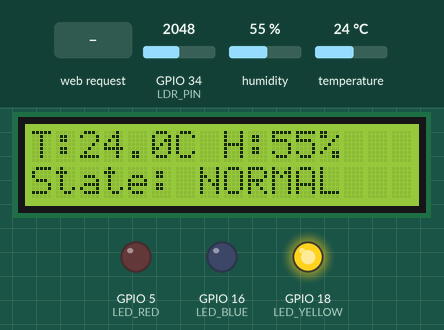
Bench run of a sketch on a simulated ESP32. Parts: 16×2 character LCD, output pins drawn as LEDs (lit = HIGH). Inputs (shaded band) come from the test bench; at power-on: humidity 55 %, temperature 24 °C, GPIO 34 (LDR_PIN) = 2048 (analog values on the 0–4095 scale). WiFi joins after 1.5 s; servers stay silent unless stated; what the sketch prints to the serial monitor is not drawn.

Above: at 6.7 s.
6.8 s: humidity set to 73 %
At 10.6 s:
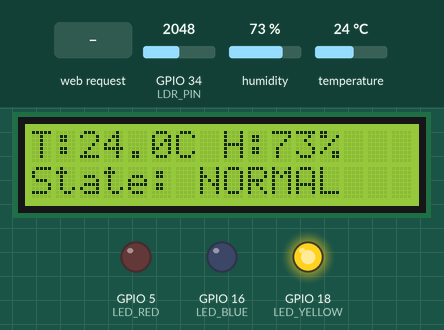
11.0 s: humidity set to 76 %
At 14.7 s:
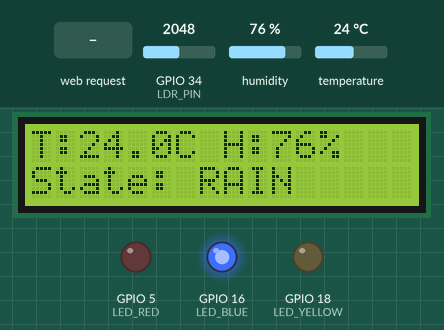
15.0 s: HTTP request GET /api/set?mode=SUNNY received
At 16.2 s:
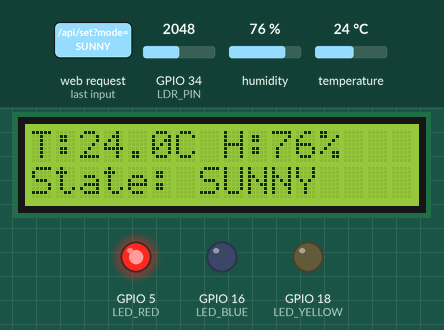
16.5 s: HTTP request GET /api/set?mode=NORMAL received
At 17.5 s:
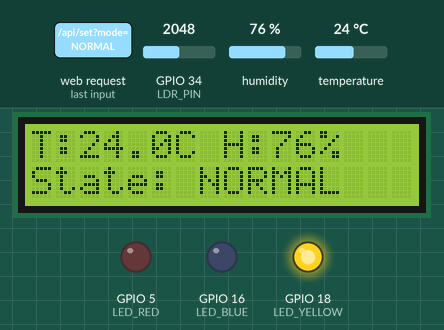
18.0 s: temperature set to 12 °C
At 22.2 s:
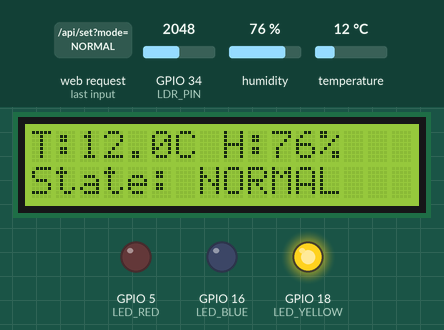
23.0 s: HTTP request GET /api/set?mode=RAIN received
At 23.6 s:
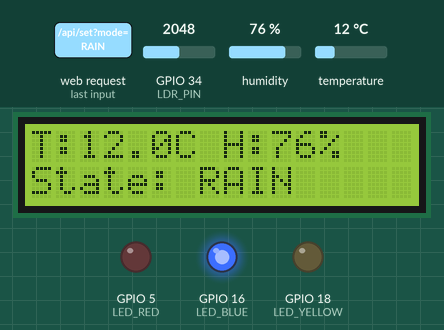
Timing chart, 0 to 25.5 s (numbered marks = the images above; inputs shaded):
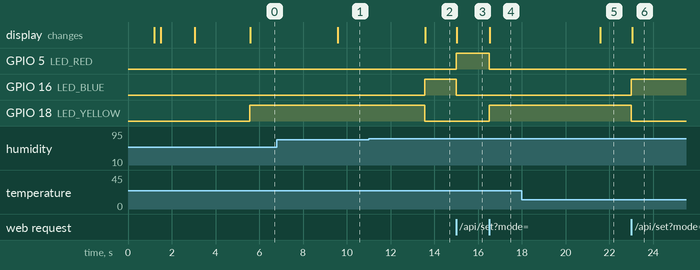

The sketch:

v2-esp32_weather_node.ino
```cpp
/*
  Smart Weather Lamp — Digital Twin (Hardware Node)
  DGT01 1930 โครงงานเครือข่ายไร้สายและอินเทอร์เน็ตของสรรพสิ่ง

  การต่อขาที่ใช้งานจริง:
  - DHT22 Data : GPIO14
  - LDR Analog : GPIO34
  - LED น้ำเงิน : GPIO16 (RAIN)
  - LED เหลือง : GPIO18 (NORMAL)
  - LED แดง    : GPIO5  (SUNNY)
  - LCD SDA    : GPIO21
  - LCD SCL    : GPIO22
*/

#include <WiFi.h>
#include <WebServer.h>
#include <Wire.h>
#include <LiquidCrystal_I2C.h>
#include <DHT.h>

// ---------- 1. ตั้งค่า Wi-Fi Hotspot มือถือ ----------
// ใส่ชื่อและรหัสผ่าน Hotspot ของโทรศัพท์มือถือ (ต้องเป็นความถี่ 2.4 GHz)
const char* WIFI_SSID     = "MP.A1";
const char* WIFI_PASSWORD = "600058944";

// ---------- 2. กำหนดขา Pin และเซนเซอร์ ----------
#define DHTPIN      14     // DHT DATA Pin (GPIO14)
#define DHTTYPE     DHT22  // DHT22 (AM2302)
#define LDR_PIN     34     // LDR ADC Pin (GPIO34)

#define LED_BLUE    16     // LED น้ำเงิน (RAIN)
#define LED_YELLOW  18     // LED เหลือง (NORMAL)
#define LED_RED     5      // LED แดง (SUNNY)

#define LCD_COLS    16
#define LCD_ROWS    2

// ตั้งเป็น true หากวงจร LDR ต่อสลับฝั่ง (เช่น ตอนมืดค่าพุ่ง 4095 ตอนสว่างค่าลด)
const bool INVERT_LDR = false;

const float HUMIDITY_RAIN_THRESHOLD = 75.0;
const int   LIGHT_SUNNY_THRESHOLD   = 3000;

DHT dht(DHTPIN, DHTTYPE);
LiquidCrystal_I2C* lcd = nullptr;
WebServer server(80);

String overrideState = "";
String currentState  = "NORMAL";
unsigned long lastRead = 0;
const unsigned long READ_INTERVAL = 2000;

float currentTemp = 28.0;
float currentHum  = 60.0;
int   currentLight = 1500;

// ---------- ฟังก์ชันค้นหา I2C Address ของจอ LCD อัตโนมัติ ----------
uint8_t detectLcdAddress() {
  uint8_t addresses[] = {0x27, 0x3F, 0x20, 0x38};
  for (uint8_t addr : addresses) {
    Wire.beginTransmission(addr);
    if (Wire.endTransmission() == 0) {
      Serial.printf("[I2C] พบจอ LCD ที่ Address: 0x%02X\n", addr);
      return addr;
    }
  }
  Serial.println("[I2C] ไม่พบจออัตโนมัติ ใช้ค่าเริ่มต้น 0x27");
  return 0x27;
}

// ---------- ฟังก์ชันควบคุมไฟ LED ----------
void updateLeds(const String &state) {
  digitalWrite(LED_BLUE,   state == "RAIN"   ? HIGH : LOW);
  digitalWrite(LED_YELLOW, state == "NORMAL" ? HIGH : LOW);
  digitalWrite(LED_RED,    state == "SUNNY"  ? HIGH : LOW);
}

// ---------- ฟังก์ชันแสดงผลบนจอ LCD ----------
void updateLcd(float temp, float humidity, const String &state) {
  if (!lcd) return;
  char line1[17];
  char line2[17];

  snprintf(line1, sizeof(line1), "T:%.1fC H:%.0f%%    ", temp, humidity);
  snprintf(line2, sizeof(line2), "State: %-9s", state.c_str());

  lcd->setCursor(0, 0);
  lcd->print(line1);
  lcd->setCursor(0, 1);
  lcd->print(line2);
}

// ---------- ส่งข้อมูล JSON ออกทาง Web Serial ----------
void sendJson(float temp, float humidity, int lightRaw, const String &state) {
  Serial.print("{\"temp\":");
  Serial.print(temp, 1);
  Serial.print(",\"humidity\":");
  Serial.print(humidity, 1);
  Serial.print(",\"light\":");
  Serial.print(lightRaw);
  Serial.print(",\"state\":\"");
  Serial.print(state);
  Serial.println("\"}");
}

// ---------- วิเคราะห์สภาพอากาศ ----------
String classifyWeather(float humidity, int lightRaw) {
  if (humidity >= HUMIDITY_RAIN_THRESHOLD) {
    return "RAIN";
  } else if (lightRaw >= LIGHT_SUNNY_THRESHOLD) {
    return "SUNNY";
  } else {
    return "NORMAL";
  }
}

// ---------- REST API Handlers (สำหรับ Mobile App & Web App) ----------
void handleApiTelemetry() {
  server.sendHeader("Access-Control-Allow-Origin", "*");
  String json = "{\"temp\":" + String(currentTemp, 1) +
                ",\"humidity\":" + String(currentHum, 1) +
                ",\"light\":" + String(currentLight) +
                ",\"state\":\"" + currentState + "\"}";
  server.send(200, "application/json", json);
}

void handleApiSetState() {
  server.sendHeader("Access-Control-Allow-Origin", "*");
  if (server.hasArg("mode")) {
    String mode = server.arg("mode");
    mode.toUpperCase();
    if (mode == "RAIN" || mode == "NORMAL" || mode == "SUNNY") {
      overrideState = mode;
      currentState  = mode;
      updateLeds(overrideState);
      updateLcd(currentTemp, currentHum, currentState);
      server.send(200, "text/plain", "OK: " + mode);
      Serial.println("[WIFI 📱 สั่งงาน] สลับสถานะเป็น " + mode);
      return;
    } else if (mode == "AUTO" || mode == "RESET") {
      overrideState = "";
      currentState = classifyWeather(currentHum, currentLight);
      updateLeds(currentState);
      updateLcd(currentTemp, currentHum, currentState);
      server.send(200, "text/plain", "OK: AUTO");
      Serial.println("[WIFI 📱 สั่งงาน] คืนค่าสู่โหมด AUTO");
      return;
    }
  }
  server.send(400, "text/plain", "Invalid Parameter");
}

void setup() {
  Serial.begin(115200);
  delay(1000);

  dht.begin();
  analogReadResolution(12);

  pinMode(LED_BLUE, OUTPUT);
  pinMode(LED_YELLOW, OUTPUT);
  pinMode(LED_RED, OUTPUT);

  digitalWrite(LED_BLUE, LOW);
  digitalWrite(LED_YELLOW, LOW);
  digitalWrite(LED_RED, LOW);

  // 1. กำหนดค่า I2C และจอ LCD
  Wire.begin(21, 22);
  Wire.setClock(100000);
  delay(200);

  uint8_t lcdAddr = detectLcdAddress();
  lcd = new LiquidCrystal_I2C(lcdAddr, LCD_COLS, LCD_ROWS);

  lcd->init();
  delay(50);
  lcd->backlight();
  delay(50);
  lcd->clear();
  delay(100);

  lcd->setCursor(0, 0);
  lcd->print("Weather Twin    ");
  lcd->setCursor(0, 1);
  lcd->print("Connecting Wi-Fi");

  // 2. เชื่อมต่อ Hotspot มือถือ
  Serial.print("\n[WIFI] กำลังเชื่อมต่อ Hotspot: ");
  Serial.println(WIFI_SSID);

  WiFi.mode(WIFI_STA);
  WiFi.begin(WIFI_SSID, WIFI_PASSWORD);

  int retry = 0;
  while (WiFi.status() != WL_CONNECTED && retry < 20) {
    delay(500);
    Serial.print(".");
    retry++;
  }

  if (WiFi.status() == WL_CONNECTED) {
    Serial.println("\n[WIFI] เชื่อมต่อสำเร็จ!");
    Serial.print("[WIFI] IP Address ของบอร์ด: http://");
    Serial.println(WiFi.localIP());

    lcd->setCursor(0, 0);
    lcd->print("IP:             ");
    lcd->setCursor(3, 0);
    lcd->print(WiFi.localIP());
    lcd->setCursor(0, 1);
    lcd->print("Web Server OK!  ");
  } else {
    Serial.println("\n[WIFI] เชื่อมต่อไม่สำเร็จ รันโหมดออฟไลน์/Serial แทน");
    lcd->setCursor(0, 1);
    lcd->print("Wi-Fi Fail/Local");
  }
  delay(2500);
  lcd->clear();

  // 3. เริ่มต้น REST API Server
  server.on("/api/telemetry", HTTP_GET, handleApiTelemetry);
  server.on("/api/set", HTTP_GET, handleApiSetState);
  server.begin();
  Serial.println("[SERVER] HTTP Web Server เริ่มทำงานบนพอร์ต 80");
}

void loop() {
  // รองรับคำสั่งจาก Web App / โทรศัพท์ผ่าน Wi-Fi
  server.handleClient();

  // 📥 1. รองรับคำสั่งจาก Web Serial Dashboard (สาย USB)
  if (Serial.available() > 0) {
    String input = Serial.readStringUntil('\n');
    input.trim();
    if (input == "RAIN" || input == "NORMAL" || input == "SUNNY") {
      overrideState = input;
      currentState = overrideState;
      updateLeds(overrideState);
      updateLcd(currentTemp, currentHum, currentState);
    } else if (input == "AUTO" || input == "RESET") {
      overrideState = "";
      currentState = classifyWeather(currentHum, currentLight);
      updateLeds(currentState);
      updateLcd(currentTemp, currentHum, currentState);
    }
  }

  // 📤 2. อ่านค่าเซนเซอร์ทุก 2 วินาที
  if (millis() - lastRead < READ_INTERVAL) return;
  lastRead = millis();

  float humidity = dht.readHumidity();
  float temp = dht.readTemperature();
  int lightRaw = analogRead(LDR_PIN);

  if (INVERT_LDR) {
    lightRaw = 4095 - lightRaw;
  }

  if (!isnan(humidity) && !isnan(temp)) {
    currentTemp  = temp;
    currentHum   = humidity;
    currentLight = lightRaw;
  } else {
    Serial.println("{\"error\":\"DHT sensor retry\"}");
  }

  if (overrideState != "") {
    currentState = overrideState;
  } else {
    currentState = classifyWeather(currentHum, currentLight);
  }

  updateLeds(currentState);
  updateLcd(currentTemp, currentHum, currentState);
  sendJson(currentTemp, currentHum, currentLight, currentState);
}
```

Measured:
- the behaviour switches between 74 and 75 % on humidity (found by bisection; images 1 and 2)
- after the input at 6.8 s, the display: changes after 2.8 s (image 1)
- after the input at 11.0 s, GPIO 16 (LED_BLUE): LOW → HIGH after 2.6 s; GPIO 18 (LED_YELLOW): HIGH → LOW after 2.6 s; the display: changes after 2.6 s (image 2)
- after the input at 15.0 s, GPIO 5 (LED_RED): LOW → HIGH at once; GPIO 16 (LED_BLUE): HIGH → LOW at once; the display: changes at once (image 3)
- after the input at 16.5 s, GPIO 5 (LED_RED): HIGH → LOW at once; GPIO 18 (LED_YELLOW): LOW → HIGH at once; the display: changes at once (image 4)
- after the input at 18.0 s, the display: changes after 3.6 s (image 5)
- after the input at 23.0 s, GPIO 16 (LED_BLUE): LOW → HIGH at once; GPIO 18 (LED_YELLOW): HIGH → LOW at once; the display: changes at once (image 6)
